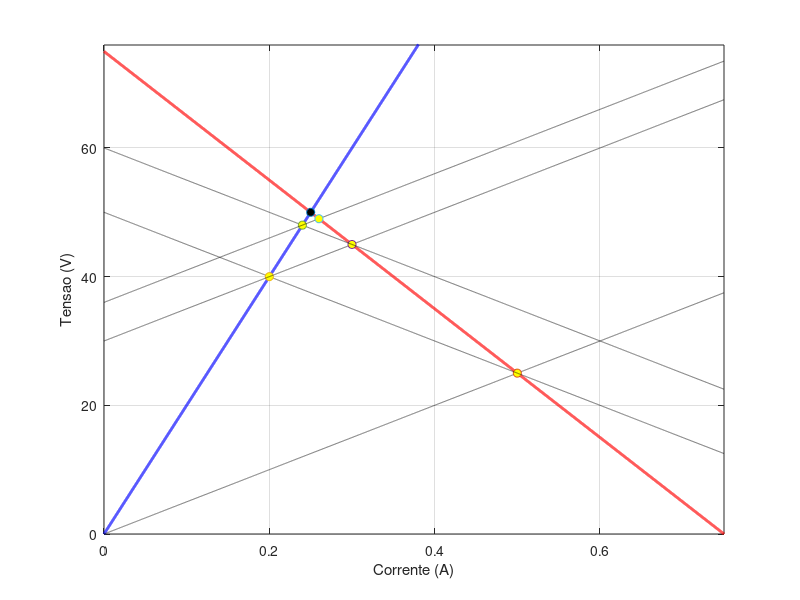
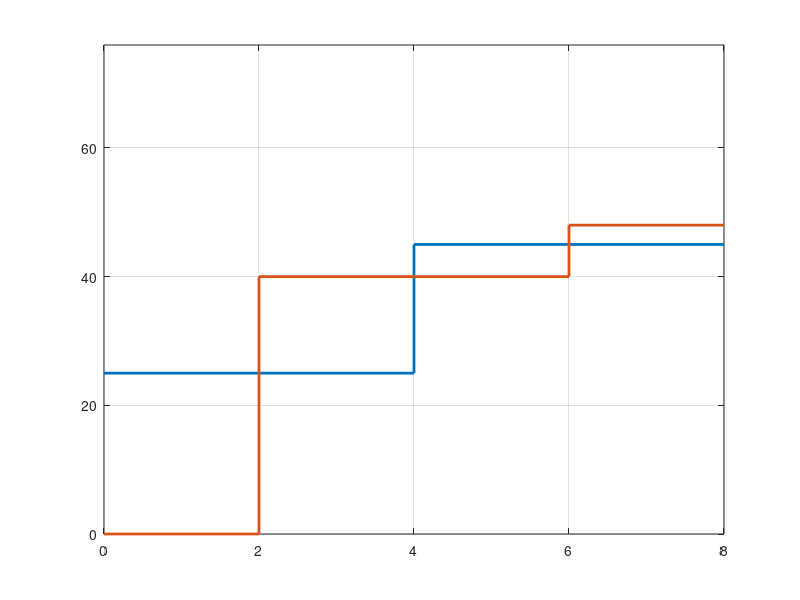

These figures' MATLAB source, in order:
clc; clear; close all;

Vs = 75; Rs = 100; RL_CC = 200; Td = 2e-3; Z0=50;
%Vs=24; Rs=5; RL_CC=25; Z0=100; Td=5e-3;

n_iteracoes=4;

%% Fonte

I=Vs/Rs;
x = linspace(0, I, 10000);
f = @(x) Vs - Rs .* x;
plot(x, f(x), 'r', 'LineWidth', 2); hold on;


%% Carga

c = @(x) RL_CC .* x;
plot(x, c(x), 'b', 'LineWidth', 2); grid on;

%% Ponto de operaçao

zero_x = fzero(@(x) f(x) - c(x), 2);
zero_y = f(zero_x);

plot(zero_x, zero_y, 'o', 'MarkerFaceColor','k');
xlabel('Corrente (A)'); ylabel('Tensao (V)');
%legend('Fonte', 'Carga', 'Ponto de operacao', 'Location','best');


%% Tensao na fonte e carga

ponto_i = [0 0];
zer_x = 0;
zer_y= 0;

pontos_x = zeros(1, n_iteracoes);
pontos_y = zeros(1, n_iteracoes);

for k = 0:n_iteracoes

    if mod(k, 2) == 0
        b = zer_y - Z0 * zer_x;
        y1 = @(x) Z0.*x + b;
        
        pontos_x(k + 1) = zer_x;
        pontos_y(k + 1) = zer_y;

        zer_x = fzero(@(x) f(x) - y1(x), 1);
        zer_y = y1(zer_x);

        plot(x, y1(x), 'k--'); hold on;
        plot(zer_x, zer_y, 'o', 'MarkerFaceColor','y');
        
    else
        b = zer_y + Z0 * zer_x;
        y2 = @(x) -Z0.*x + b;

        pontos_x(k + 1) = zer_x;
        pontos_y(k + 1) = zer_y;

        zer_x = fzero(@(x) c(x) - y2(x), 1);
        zer_y = y2(zer_x);
        
        plot(x, y2(x), 'k--'); hold on;
        plot(zer_x, zer_y, 'o', 'MarkerFaceColor','y');
    end
end
        if I>4*zer_x
            ylim([0 Vs+1]); xlim([0 2*zer_x]);
        else
            ylim([0 Vs+1]); xlim([0 I]);
        end

hold off;

%% Gráfico com as curvas das tensões à saída da fonte e aos terminais da carga

x_tensao_fonte=0:2*Td*10^3:n_iteracoes*Td*1e3;
x_tensao_carga=[0, Td*1e3:2*Td*1e3:n_iteracoes*Td*1e3 - Td*1e3, n_iteracoes*Td*1e3];

vb = zeros(1, round(n_iteracoes/2+1));
a = 0;
va = zeros(1, round(n_iteracoes/2+2));
co = 0;
for j=0:n_iteracoes 
        
    if mod(j, 2) == 0
        va(a + 1) = pontos_y(j + 1);
        fprintf("\naqui e va(a) = %f e a = %d pontosy(j +1) = %f", va(a + 1), a, pontos_y(j + 1))
        a = a +1;
    else
        vb(co + 1) = pontos_y(j + 1);
        fprintf("\naqui e vb(co) = %f e co = %d pontosy(j +1) = %f", vb(co + 1), co, pontos_y(j + 1))
        co = co + 1;
    end
end

va(end) = va(end-1);
vb(end) = vb(end-1);

figure(2);
stairs(x_tensao_fonte, vb, 'LineWidth',2);
hold on;
stairs(x_tensao_carga, va, 'LineWidth',2);
ylim([0 Vs+1]); xlim([0 n_iteracoes*Td*1e3]);
grid on;
hold off;


%% Gráfico com as curvas das correntes na fonte e na carga







